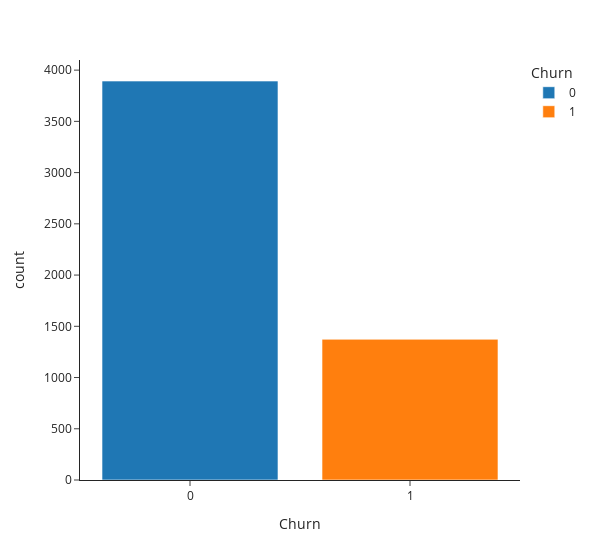

The code cell stored with this chart in its notebook:
### Markdown cell above
#### Target

### Code cell
fig = px.histogram(data,x = target_col,   template="simple_white", color = 'Churn', width = 600)
fig.update_xaxes(type='category')
fig.show()

### Figure 1 — Plotly figure (JSON) as saved in the notebook; plotly's stock layout.template omitted (floating-point values rounded to 4 significant figures; data arrays with more than 128 entries replaced by an {"elided": "..."} marker saying what was removed)
{"data": [{"alignmentgroup": "True", "bingroup": "x", "hovertemplate": "Churn=%{x}<br>count=%{y}<extra></extra>", "legendgroup": "0", "marker": {"color": "#1F77B4", "pattern": {"shape": ""}}, "name": "0", "offsetgroup": "0", "orientation": "v", "showlegend": true, "type": "histogram", "x": {"elided": "3894 int values"}, "xaxis": "x", "yaxis": "y"}, {"alignmentgroup": "True", "bingroup": "x", "hovertemplate": "Churn=%{x}<br>count=%{y}<extra></extra>", "legendgroup": "1", "marker": {"color": "#FF7F0E", "pattern": {"shape": ""}}, "name": "1", "offsetgroup": "1", "orientation": "v", "showlegend": true, "type": "histogram", "x": {"elided": "1374 int values"}, "xaxis": "x", "yaxis": "y"}], "layout": {"barmode": "relative", "legend": {"title": {"text": "Churn"}, "tracegroupgap": 0}, "margin": {"t": 60}, "width": 600, "xaxis": {"anchor": "y", "categoryarray": [0, 1], "categoryorder": "array", "domain": [0, 1], "title": {"text": "Churn"}, "type": "category"}, "yaxis": {"anchor": "x", "domain": [0, 1], "title": {"text": "count"}}}}
